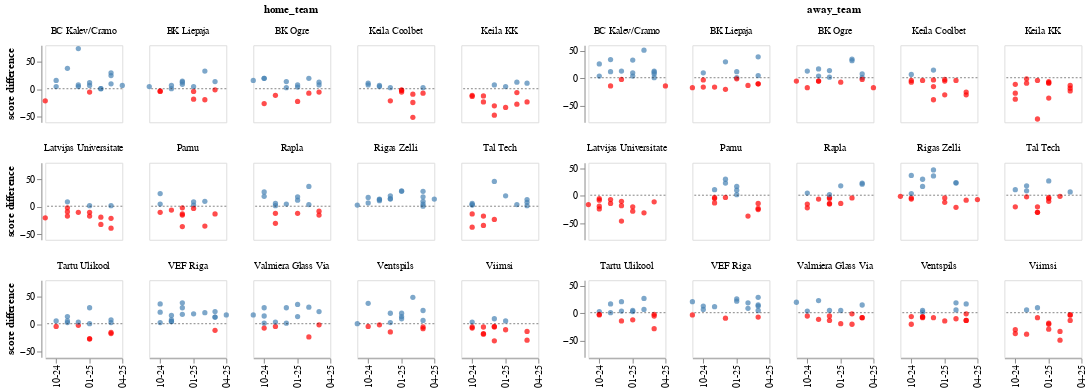

Source (notebook cell):
### Code cell
# Plot home/away score differences over time

base = alt.Chart().mark_circle().encode(
    x=alt.X('yearmonth(date_time):T').title(None).axis(grid=False, labelAngle=270, tickCount=2, format='%m-%y'),
    y=alt.Y('diff:Q').title('score difference').axis(grid=False).scale(domainMid=0), 
    color=alt.when(alt.datum.diff>0).then(alt.value("steelblue")).otherwise(alt.value("red")),
    tooltip=[alt.Tooltip('home_team:N', title='home team:'), alt.Tooltip('away_team:N', title='away team:'), alt.Tooltip('diff:Q', title='score diff:')]
    #facet=alt.Facet('home_team:N', columns=4).title(None)
).properties(height=80, width=80)

line = alt.Chart(pd.DataFrame({'y': [1]})).mark_rule(size=0.5, strokeDash=[2,2]).encode(y='y')

home = alt.layer(base, line, data=results).facet('home_team:N', columns=5)

base = alt.Chart().mark_circle().transform_calculate(
    a_diff='0-datum.diff'
).encode(
    x=alt.X('yearmonth(date_time):T').title(None).axis(grid=False, labelAngle=270, tickCount=2, format='%m-%y'),
    y=alt.Y('a_diff:Q').title('score difference').axis(grid=False).title(None).scale(domainMid=0), 
    color=alt.when(alt.datum.a_diff>0).then(alt.value("steelblue")).otherwise(alt.value("red")),
    tooltip=[alt.Tooltip('home_team:N', title='home team:'), alt.Tooltip('away_team:N', title='away team:'), alt.Tooltip('diff:Q', title='score diff:')]
    #facet=alt.Facet('home_team:N', columns=4).title(None)
).properties(height=80, width=80)

line = alt.Chart(pd.DataFrame({'y': [1]})).mark_rule(size=0.5, strokeDash=[2,2]).encode(y='y')

away = alt.layer(base, line, data=results).facet('away_team:N', columns=5)

(home | away).configure(font='SF Compact Rounded')

### Figure 1 — Vega-Lite specification as saved in the notebook (floating-point values rounded to 4 significant figures; data arrays with more than 128 entries replaced by an {"elided": "..."} marker saying what was removed)
{"config": {"view": {"continuousWidth": 300, "continuousHeight": 300}, "font": "SF Compact Rounded"}, "hconcat": [{"facet": {"field": "home_team", "type": "nominal"}, "spec": {"layer": [{"mark": {"type": "circle"}, "encoding": {"color": {"condition": [{"test": "(datum.diff > 0)", "value": "steelblue"}], "value": "red"}, "tooltip": [{"field": "home_team", "title": "home team:", "type": "nominal"}, {"field": "away_team", "title": "away team:", "type": "nominal"}, {"field": "diff", "title": "score diff:", "type": "quantitative"}], "x": {"axis": {"grid": false, "labelAngle": 270, "tickCount": 2, "format": "%m-%y"}, "field": "date_time", "timeUnit": "yearmonth", "title": null, "type": "temporal"}, "y": {"axis": {"grid": false}, "field": "diff", "scale": {"domainMid": 0}, "title": "score difference", "type": "quantitative"}}}, {"data": {"name": "data-719260942a763224059a586657358545"}, "mark": {"type": "rule", "size": 0.5, "strokeDash": [2, 2]}, "encoding": {"y": {"field": "y", "type": "quantitative"}}}], "height": 80, "width": 80}, "columns": 5}, {"facet": {"field": "away_team", "type": "nominal"}, "spec": {"layer": [{"mark": {"type": "circle"}, "encoding": {"color": {"condition": [{"test": "(datum.a_diff > 0)", "value": "steelblue"}], "value": "red"}, "tooltip": [{"field": "home_team", "title": "home team:", "type": "nominal"}, {"field": "away_team", "title": "away team:", "type": "nominal"}, {"field": "diff", "title": "score diff:", "type": "quantitative"}], "x": {"axis": {"grid": false, "labelAngle": 270, "tickCount": 2, "format": "%m-%y"}, "field": "date_time", "timeUnit": "yearmonth", "title": null, "type": "temporal"}, "y": {"axis": {"grid": false}, "field": "a_diff", "scale": {"domainMid": 0}, "title": null, "type": "quantitative"}}, "transform": [{"calculate": "0-datum.diff", "as": "a_diff"}]}, {"data": {"name": "data-719260942a763224059a586657358545"}, "mark": {"type": "rule", "size": 0.5, "strokeDash": [2, 2]}, "encoding": {"y": {"field": "y", "type": "quantitative"}}}], "height": 80, "width": 80}, "columns": 5}], "data": {"name": "data-6b296c14710113da71b651f6e3605d1f"}, "$schema": "https://vega.github.io/schema/vega-lite/v5.20.1.json", "datasets": {"data-6b296c14710113da71b651f6e3605d1f": {"elided": "223 records"}, "data-719260942a763224059a586657358545": [{"y": 1}]}}
